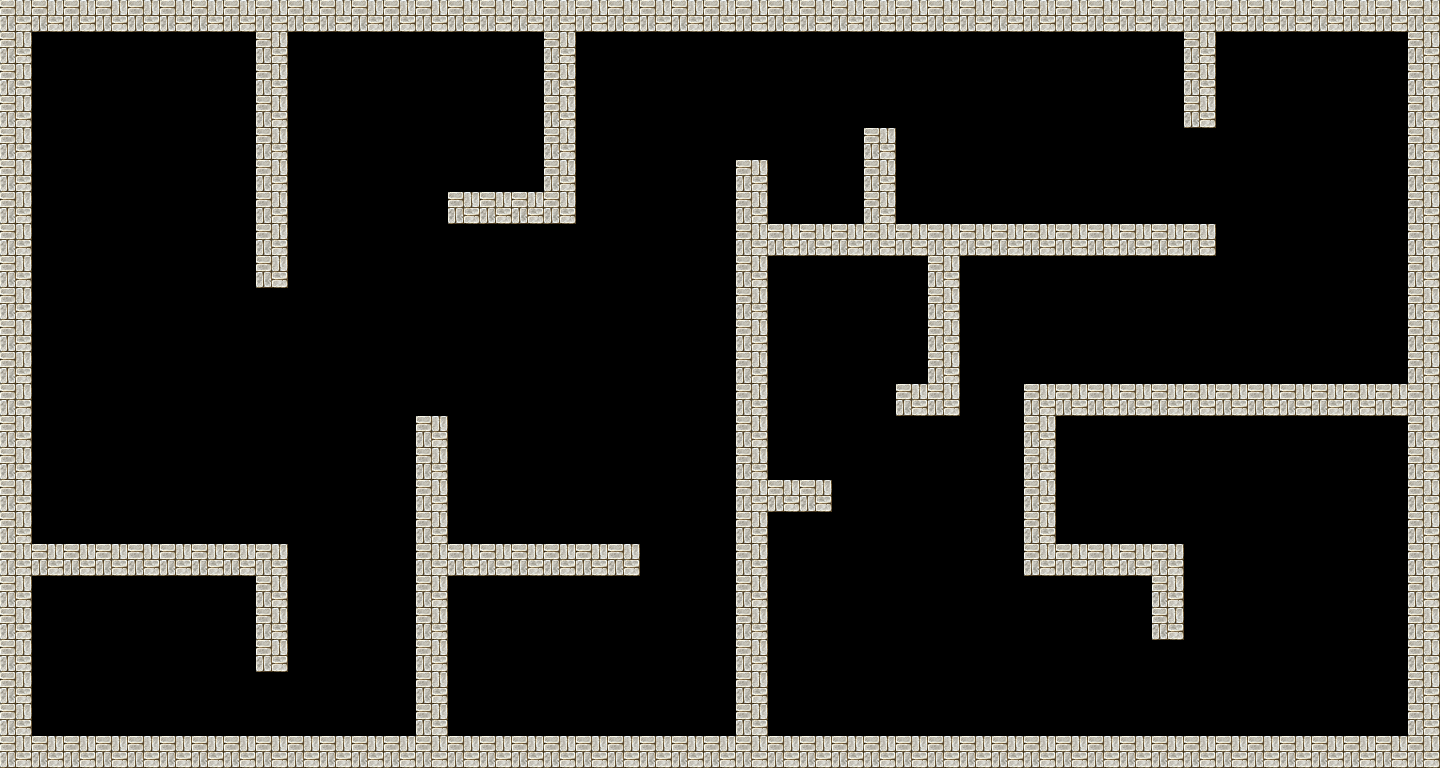

A level layout from a 2D game, rendered from its tile map. Below: a short description, then the map file with tile-grid data replaced by summaries:
An orthogonal 45x24 tile map with 32x32 px tiles, 1 tile layer (Murs), 2 hidden layers not drawn.

<map version="1.5" tiledversion="1.7.2" orientation="orthogonal" renderorder="left-up" width="45" height="24" tilewidth="32" tileheight="32" infinite="0" nextlayerid="5" nextobjectid="1">
 <tileset firstgid="1" source="basicTileset.tsx" />
 <layer id="4" name="sol" width="45" height="24" visible="0">
  <data>[1080 cells, 459 non-empty, 1 distinct tile ids]</data>
 </layer>
 <layer id="3" name="Chemin" width="45" height="24" visible="0">
  <data>[1080 cells, 1080 non-empty, 2 distinct tile ids]</data>
 </layer>
 <layer id="2" name="Murs" width="45" height="24">
  <data>[1080 cells, 247 non-empty, 1 distinct tile ids]</data>
 </layer>
</map>
